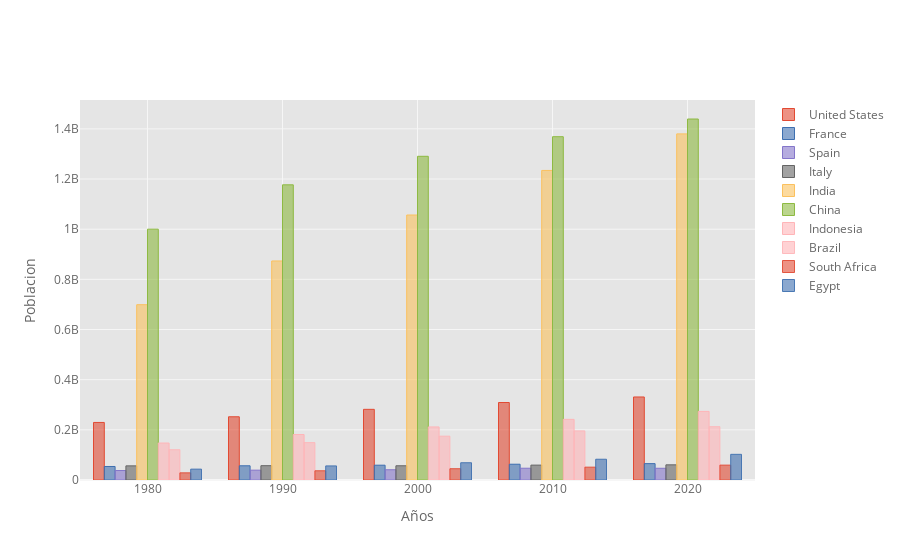

Notebook code for this chart:
### Markdown cell above
### Multiple Barplot (grafico de barras multiples)

### Code cell
# en este caso mostrare la poblacion en varios años (1980, 1990, 2000, 2010, 2020)
df_population_variosanos = df_population[df_population.index.isin([1980, 1990, 2000, 2010, 2020])]
df_population_variosanos.iplot(kind='bar', xTitle='Años', yTitle='Poblacion')

### Figure 1 — Plotly figure (JSON) as saved in the notebook; plotly's stock layout.template omitted (floating-point values rounded to 4 significant figures)
{"data": [{"marker": {"color": "rgba(226, 74, 51, 0.6)", "line": {"color": "rgba(226, 74, 51, 1.0)", "width": 1}}, "name": "United States", "orientation": "v", "text": "", "type": "bar", "x": [1980, 1990, 2000, 2010, 2020], "y": [229476354, 252120309, 281710909, 309011475, 331002651]}, {"marker": {"color": "rgba(62, 111, 176, 0.6)", "line": {"color": "rgba(62, 111, 176, 1.0)", "width": 1}}, "name": "France", "orientation": "v", "text": "", "type": "bar", "x": [1980, 1990, 2000, 2010, 2020], "y": [53868009, 56666849, 59015096, 62879530, 65273511]}, {"marker": {"color": "rgba(132, 118, 202, 0.6)", "line": {"color": "rgba(132, 118, 202, 1.0)", "width": 1}}, "name": "Spain", "orientation": "v", "text": "", "type": "bar", "x": [1980, 1990, 2000, 2010, 2020], "y": [37698196, 39202525, 40824754, 46931015, 46754778]}, {"marker": {"color": "rgba(101, 101, 101, 0.6)", "line": {"color": "rgba(101, 101, 101, 1.0)", "width": 1}}, "name": "Italy", "orientation": "v", "text": "", "type": "bar", "x": [1980, 1990, 2000, 2010, 2020], "y": [56349349, 57048236, 56692178, 59325229, 60461826]}, {"marker": {"color": "rgba(251, 193, 94, 0.6)", "line": {"color": "rgba(251, 193, 94, 1.0)", "width": 1}}, "name": "India", "orientation": "v", "text": "", "type": "bar", "x": [1980, 1990, 2000, 2010, 2020], "y": [698952844, 873277798, 1056575549, 1234281170, 1380004385]}, {"marker": {"color": "rgba(142, 186, 66, 0.6)", "line": {"color": "rgba(142, 186, 66, 1.0)", "width": 1}}, "name": "China", "orientation": "v", "text": "", "type": "bar", "x": [1980, 1990, 2000, 2010, 2020], "y": [1000089235, 1176883674, 1290550765, 1368810615, 1439323776]}, {"marker": {"color": "rgba(255, 181, 184, 0.6)", "line": {"color": "rgba(255, 181, 184, 1.0)", "width": 1}}, "name": "Indonesia", "orientation": "v", "text": "", "type": "bar", "x": [1980, 1990, 2000, 2010, 2020], "y": [147447836, 181413402, 211513823, 241834215, 273523615]}, {"marker": {"color": "rgba(255, 181, 184, 0.6)", "line": {"color": "rgba(255, 181, 184, 0.8999999999999999)", "width": 1}}, "name": "Brazil", "orientation": "v", "text": "", "type": "bar", "x": [1980, 1990, 2000, 2010, 2020], "y": [120694009, 149003223, 174790340, 195713635, 212559417]}, {"marker": {"color": "rgba(226, 74, 51, 0.6)", "line": {"color": "rgba(226, 74, 51, 0.8999999999999999)", "width": 1}}, "name": "South Africa", "orientation": "v", "text": "", "type": "bar", "x": [1980, 1990, 2000, 2010, 2020], "y": [28556769, 36800509, 44967708, 51216964, 59308690]}, {"marker": {"color": "rgba(62, 111, 176, 0.6)", "line": {"color": "rgba(62, 111, 176, 0.8999999999999999)", "width": 1}}, "name": "Egypt", "orientation": "v", "text": "", "type": "bar", "x": [1980, 1990, 2000, 2010, 2020], "y": [43309063, 56134475, 68831561, 82761235, 102334404]}], "layout": {"legend": {"bgcolor": "#FFFFFF", "font": {"color": "#666666"}}, "paper_bgcolor": "#FFFFFF", "plot_bgcolor": "#E5E5E5", "title": {"font": {"color": "#151516"}}, "xaxis": {"gridcolor": "#F6F6F6", "showgrid": true, "tickfont": {"color": "#666666"}, "title": {"font": {"color": "#666666"}, "text": "Años"}, "zerolinecolor": "#F6F6F6"}, "yaxis": {"gridcolor": "#F6F6F6", "showgrid": true, "tickfont": {"color": "#666666"}, "title": {"font": {"color": "#666666"}, "text": "Poblacion"}, "zerolinecolor": "#F6F6F6"}}}
